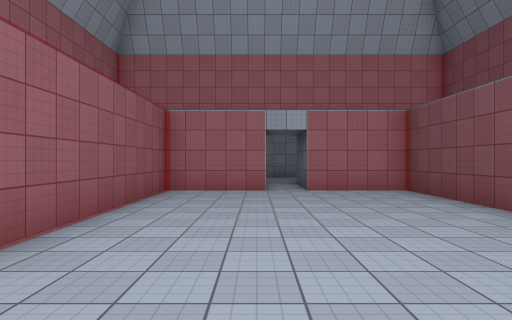
view 1 (above)

13 first-person views from a walk through a Unity game level. The camera is 1.5 m above the floor, looks level and sees 75° across. The floor is counted in squares, 2 m on a side. Each view is taken from the middle of a square. On the plan, view 1 faces up. The plan holds only what a view shows up to about 11 squares ahead; the rest is blank. The place goes on beyond the plan. The player character is not drawn. Some animated figures are left out. Surface patterns are stand-ins for the level's own textures.

view 2
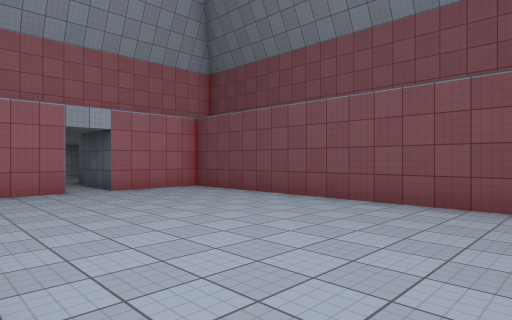

view 3
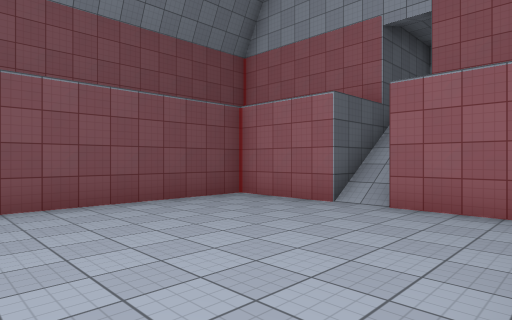

view 4
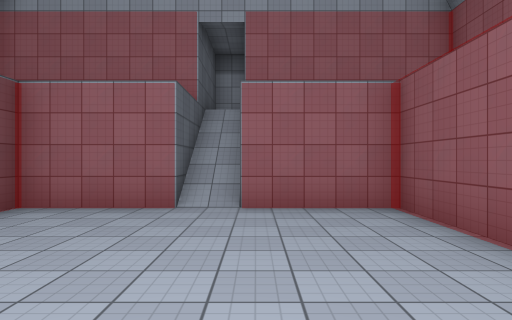

view 5
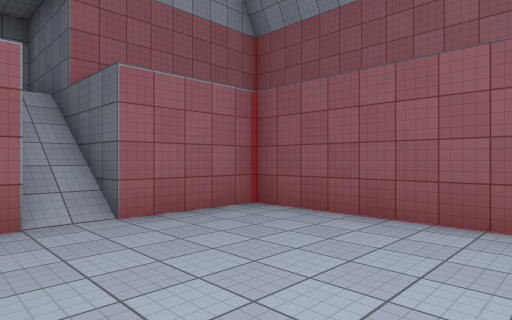

view 6
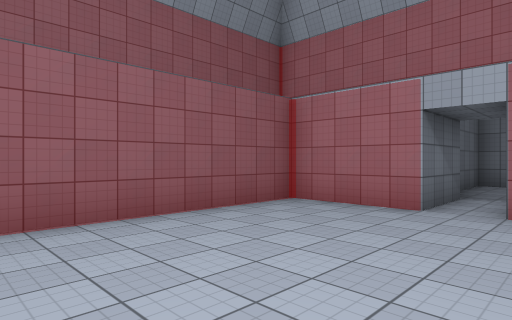

view 7
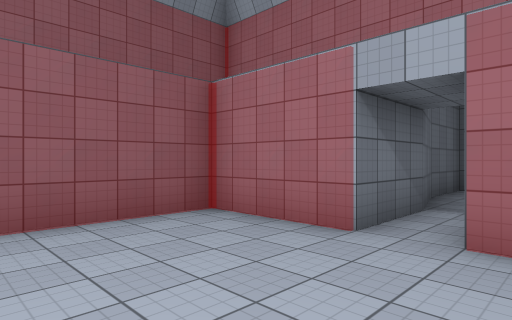

view 8
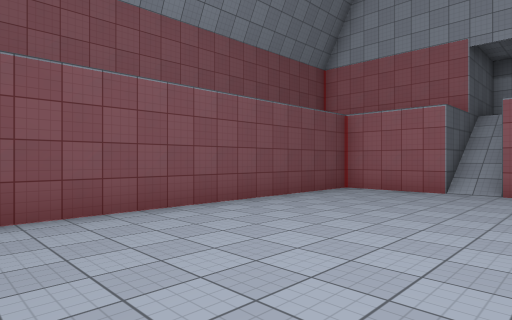

view 9
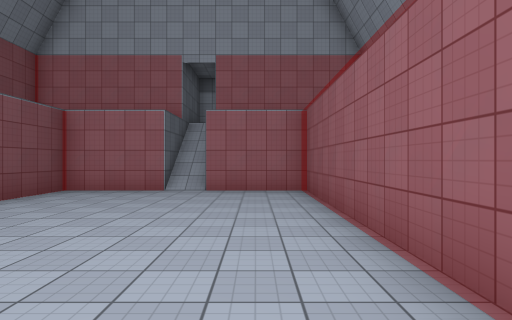

view 10
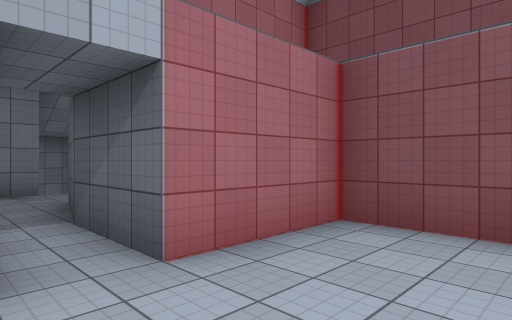

view 11
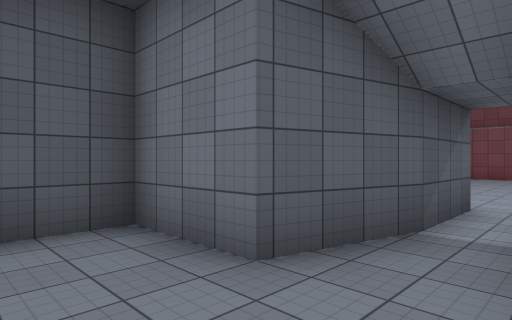

view 12
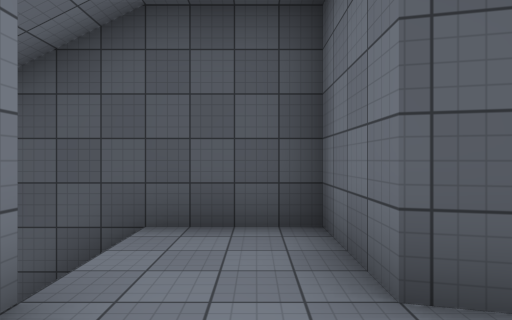

view 13
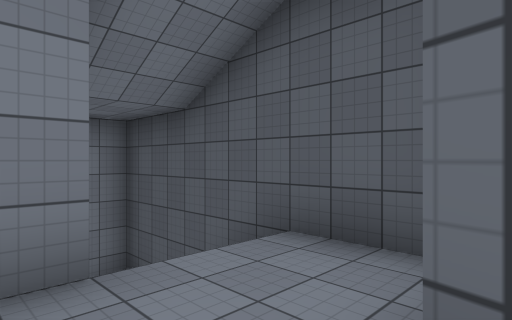

### Floor plan
Key: @ floor where view 1 was taken; # wall or solid block; . floor; / step, stairs or slope; = window, fence, low wall or low ledge.
Columns run from 3 left of view 1 to 4 right of it. Each row starts with its distance up from view 1.
 18        #
 17        #
 16        #
 15    ##  #
 14    /...#
 13    /...#
 12   #..###
 11   ##.#
 10   ##.##
  9 #===.==#
  8 =......=
  7 =......=
  6 =......=
  5 =......=
  4 =......=
  3 =......=
  2 =......=
  1 =......=
  0 =..@...=
 -1 =......=
 -2 #===/==#
 -3   ##/##
 -4    =/=
 -5    # #
 -6    # #

Positions as (right, up) in squares from view 1, and headings:
1: (0, 0), facing up
2: (-2, 0), facing up-right
3: (-2, 4), facing down-right
4: (0, 4), facing down
5: (2, 3), facing down-left
6: (2, 3), facing up-left
7: (2, 5), facing up-left
8: (-1, 7), facing down-right
9: (-1, 7), facing down
10: (0, 6), facing up-right
11: (0, 14), facing down-right
12: (0, 13), facing right
13: (1, 12), facing up-right
